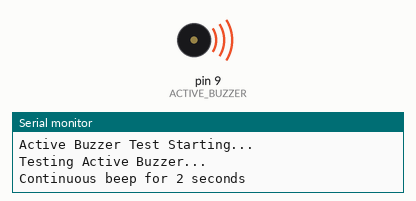
Simulated run of this sketch. Board: Arduino Uno, built with avr-gcc and run on an emulated ATmega328P. Parts: buzzer (waves = sounding, pin HIGH), the last lines printed to the serial monitor.

Above: at 1.0 s.
At 16.4 s:
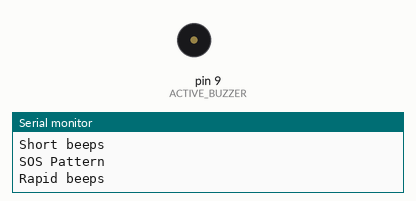
Timing chart, 0 to 22.6 s (numbered marks = the images above):
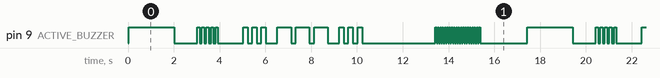

The sketch:

Buzzer.ino
```cpp
/*
 * Active Buzzer Module Test
 * Tests active buzzer with different patterns
 *
 * Connections:
 * Active Buzzer VCC -> 5V
 * Active Buzzer GND -> GND
 * Active Buzzer Signal -> Pin 9
 */

#define ACTIVE_BUZZER 9

void setup() {
  Serial.begin(9600);
  Serial.println("Active Buzzer Test Starting...");

  pinMode(ACTIVE_BUZZER, OUTPUT);
  digitalWrite(ACTIVE_BUZZER, LOW);
}

void loop() {
  Serial.println("Testing Active Buzzer...");

  // Continuous beep
  Serial.println("Continuous beep for 2 seconds");
  digitalWrite(ACTIVE_BUZZER, HIGH);
  delay(2000);
  digitalWrite(ACTIVE_BUZZER, LOW);
  delay(1000);

  // Short beeps
  Serial.println("Short beeps");
  for(int i = 0; i < 5; i++) {
    digitalWrite(ACTIVE_BUZZER, HIGH);
    delay(100);
    digitalWrite(ACTIVE_BUZZER, LOW);
    delay(100);
  }
  delay(1000);

  // SOS pattern (... --- ...)
  Serial.println("SOS Pattern");
  // Short beeps (S)
  for(int i = 0; i < 3; i++) {
    digitalWrite(ACTIVE_BUZZER, HIGH);
    delay(200);
    digitalWrite(ACTIVE_BUZZER, LOW);
    delay(200);
  }
  delay(300);

  // Long beeps (O)
  for(int i = 0; i < 3; i++) {
    digitalWrite(ACTIVE_BUZZER, HIGH);
    delay(600);
    digitalWrite(ACTIVE_BUZZER, LOW);
    delay(200);
  }
  delay(300);

  // Short beeps (S)
  for(int i = 0; i < 3; i++) {
    digitalWrite(ACTIVE_BUZZER, HIGH);
    delay(200);
    digitalWrite(ACTIVE_BUZZER, LOW);
    delay(200);
  }

  delay(3000);

  // Rapid beeps
  Serial.println("Rapid beeps");
  for(int i = 0; i < 20; i++) {
    digitalWrite(ACTIVE_BUZZER, HIGH);
    delay(50);
    digitalWrite(ACTIVE_BUZZER, LOW);
    delay(50);
  }

  delay(2000);
}
```

Measured:
- by itself, pin 9 (ACTIVE_BUZZER): moves between LOW and HIGH, repeating every 17.4 s
- by itself, everything shown: repeats every 17.4 s, in 70 steps
